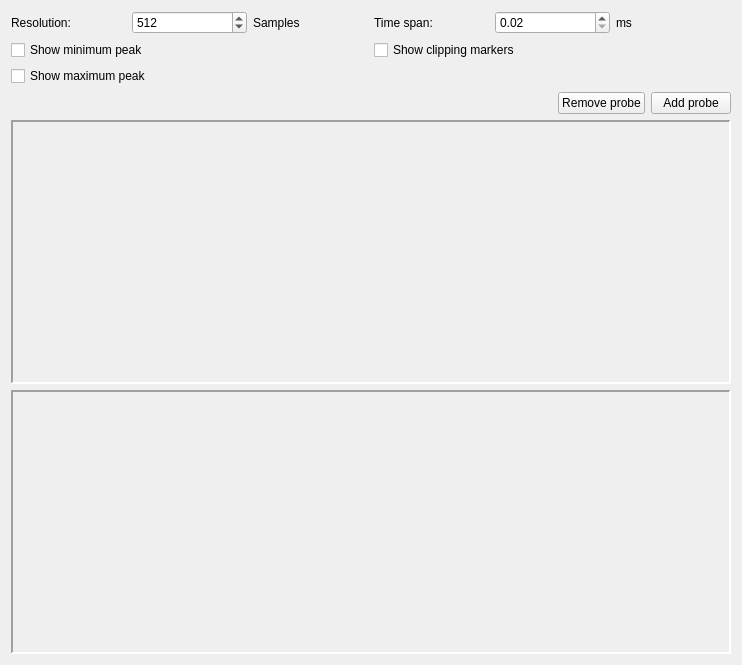
<?xml version="1.0" encoding="UTF-8"?>
<ui version="4.0">
 <class>JackScopeWidget</class>
 <widget class="QWidget" name="JackScopeWidget">
  <property name="geometry">
   <rect>
    <x>0</x>
    <y>0</y>
    <width>742</width>
    <height>665</height>
   </rect>
  </property>
  <property name="windowTitle">
   <string>JACK Scope</string>
  </property>
  <layout class="QVBoxLayout" name="verticalLayout">
   <item>
    <layout class="QGridLayout" name="gridLayout">
     <item row="0" column="2">
      <widget class="QLabel" name="label_2">
       <property name="text">
        <string>Samples</string>
       </property>
      </widget>
     </item>
     <item row="0" column="1">
      <widget class="QSpinBox" name="resolutionSpinBox">
       <property name="minimum">
        <number>16</number>
       </property>
       <property name="maximum">
        <number>999999999</number>
       </property>
       <property name="singleStep">
        <number>16</number>
       </property>
       <property name="value">
        <number>512</number>
       </property>
      </widget>
     </item>
     <item row="0" column="0">
      <widget class="QLabel" name="label">
       <property name="text">
        <string>Resolution:</string>
       </property>
      </widget>
     </item>
     <item row="0" column="5">
      <widget class="QLabel" name="label_4">
       <property name="text">
        <string>ms</string>
       </property>
      </widget>
     </item>
     <item row="0" column="3">
      <widget class="QLabel" name="label_3">
       <property name="text">
        <string>Time span:</string>
       </property>
      </widget>
     </item>
     <item row="0" column="4">
      <widget class="QDoubleSpinBox" name="timeSpanDoubleSpinBox">
       <property name="minimum">
        <double>0.020000000000000</double>
       </property>
       <property name="maximum">
        <double>100000000000000004764729344.000000000000000</double>
       </property>
       <property name="singleStep">
        <double>0.500000000000000</double>
       </property>
      </widget>
     </item>
    </layout>
   </item>
   <item>
    <layout class="QGridLayout" name="gridLayout_2">
     <item row="1" column="0">
      <widget class="QCheckBox" name="showMaximumPeakCheckBox">
       <property name="text">
        <string>Show maximum peak</string>
       </property>
      </widget>
     </item>
     <item row="0" column="0">
      <widget class="QCheckBox" name="showMinimumPeakCheckBox">
       <property name="text">
        <string>Show minimum peak</string>
       </property>
      </widget>
     </item>
     <item row="0" column="1">
      <widget class="QCheckBox" name="showClippingMarkersCheckBox">
       <property name="text">
        <string>Show clipping markers</string>
       </property>
      </widget>
     </item>
    </layout>
   </item>
   <item>
    <layout class="QHBoxLayout" name="horizontalLayout">
     <item>
      <spacer name="horizontalSpacer">
       <property name="orientation">
        <enum>Qt::Horizontal</enum>
       </property>
       <property name="sizeHint" stdset="0">
        <size>
         <width>40</width>
         <height>20</height>
        </size>
       </property>
      </spacer>
     </item>
     <item>
      <widget class="QPushButton" name="removeProbePushButton">
       <property name="text">
        <string>Remove probe</string>
       </property>
       <property name="icon">
        <iconset resource="resources.qrc">
         <normaloff>:/images/list-remove.svg</normaloff>:/images/list-remove.svg</iconset>
       </property>
      </widget>
     </item>
     <item>
      <widget class="QPushButton" name="addProbePushButton">
       <property name="text">
        <string>Add probe</string>
       </property>
       <property name="icon">
        <iconset resource="resources.qrc">
         <normaloff>:/images/list-add.svg</normaloff>:/images/list-add.svg</iconset>
       </property>
      </widget>
     </item>
    </layout>
   </item>
   <item>
    <widget class="QLabel" name="labelTimeDomain">
     <property name="sizePolicy">
      <sizepolicy hsizetype="Expanding" vsizetype="Expanding">
       <horstretch>0</horstretch>
       <verstretch>0</verstretch>
      </sizepolicy>
     </property>
     <property name="styleSheet">
      <string notr="true"/>
     </property>
     <property name="frameShape">
      <enum>QFrame::Panel</enum>
     </property>
     <property name="frameShadow">
      <enum>QFrame::Sunken</enum>
     </property>
     <property name="lineWidth">
      <number>2</number>
     </property>
     <property name="text">
      <string/>
     </property>
    </widget>
   </item>
   <item>
    <widget class="QLabel" name="labelFrequencyDomain">
     <property name="sizePolicy">
      <sizepolicy hsizetype="Expanding" vsizetype="Expanding">
       <horstretch>0</horstretch>
       <verstretch>0</verstretch>
      </sizepolicy>
     </property>
     <property name="styleSheet">
      <string notr="true"/>
     </property>
     <property name="frameShape">
      <enum>QFrame::Panel</enum>
     </property>
     <property name="frameShadow">
      <enum>QFrame::Sunken</enum>
     </property>
     <property name="lineWidth">
      <number>2</number>
     </property>
     <property name="text">
      <string/>
     </property>
    </widget>
   </item>
  </layout>
 </widget>
 <resources>
  <include location="resources.qrc"/>
 </resources>
 <connections/>
</ui>
